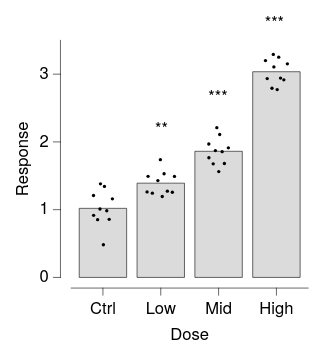

Specify this chart in Vega-Lite:
### Vega-Lite specification from a JSON file in a GitHub repository (floating-point values rounded to 4 significant figures)
{"background": null, "config": {"arc": {"fill": "#DBDBDB", "fillOpacity": 1.0, "innerRadius": 25.0, "padAngle": 0.03, "stroke": "black", "strokeOpacity": 1, "strokeWidth": 0.25}, "area": {"fill": "#DBDBDB", "fillOpacity": 1.0, "stroke": "black", "strokeOpacity": 1, "strokeWidth": 0.25}, "axis": {"domain": true, "domainCap": "round", "domainColor": "black", "domainWidth": 0.25, "grid": false, "gridCap": "round", "gridColor": "#F1F1F1", "gridDash": [0, 0], "gridOpacity": 1.0, "gridWidth": 0.25, "labelColor": "black", "labelFont": "Helvetica Neue, HelveticaNeue, Helvetica, Arial, sans-serif", "labelFontSize": 7, "labelFontStyle": "normal", "labelFontWeight": 400, "offset": 4.5, "ticks": true, "tickCap": "round", "tickColor": "black", "tickRound": false, "tickSize": 3, "tickWidth": 0.25, "titleColor": "black", "titleFont": "Helvetica Neue, HelveticaNeue, Helvetica, Arial, sans-serif", "titleFontSize": 7, "titleFontStyle": "normal", "titleFontWeight": 400}, "axisX": {"domain": true, "labelAlign": "center", "labelAngle": 0, "labels": true, "ticks": true, "translate": 0}, "axisY": {"domain": true, "labelAlign": "right", "labelAngle": 0, "labels": true, "ticks": true, "translate": 0}, "axisRight": {"domain": true, "labelAlign": "left", "labelAngle": 0, "labels": true, "ticks": true, "translate": 0}, "axisTop": {"domain": true, "labelAlign": "center", "labelAngle": 0, "labels": true, "ticks": true, "translate": 0}, "axisBand": {"tickOffset": 0}, "bar": {"fill": "#DBDBDB", "fillOpacity": 1.0, "stroke": "black", "strokeOpacity": 1, "strokeWidth": 0.25}, "boxplot": {"size": 9.0, "ticks": {"cornerRadius": 0.25, "fill": "black", "opacity": 1, "size": 4.5, "thickness": 0.25}, "box": {"fillOpacity": 1.0, "stroke": "black", "strokeOpacity": 1, "strokeWidth": 0.25}, "median": {"cornerRadius": 0, "fill": "black", "fillOpacity": 1.0, "opacity": 1, "size": 9.0, "thickness": 0.25}, "rule": {"fill": "black", "fillOpacity": 1.0, "size": 10.0, "stroke": "black", "strokeDash": [0, 0], "strokeOpacity": 1, "strokeWidth": 0.25}, "outliers": {"color": "black", "fill": "black", "fillOpacity": 1.0, "size": 0, "stroke": "black", "strokeOpacity": 1, "strokeWidth": 0.25}}, "circle": {"fill": "black", "fillOpacity": 1.0, "size": 1.25, "stroke": null, "strokeOpacity": 1, "strokeWidth": 0.25}, "errorband": {"band": {"fillOpacity": 0.6, "stroke": null, "strokeWidth": 0.25, "strokeOpacity": 1}, "borders": {"opacity": 0, "strokeOpacity": 0.25, "strokeWidth": 1}}, "errorbar": {"opacity": 1, "rule": {"strokeDash": [0, 0], "strokeWidth": 0.25}, "ticks": {"color": "black", "cornerRadius": 0.125, "opacity": 1, "size": 6.0, "thickness": 0.25}, "thickness": 0.25}, "font": "Helvetica Neue, HelveticaNeue, Helvetica, Arial, sans-serif", "geoshape": {"fill": "#DBDBDB", "fillOpacity": 1.0, "stroke": "black", "strokeOpacity": 1, "strokeWidth": 0.25}, "header": {"labelColor": "black", "labelFont": "Helvetica Neue, HelveticaNeue, Helvetica, Arial, sans-serif", "labelFontSize": 7, "labelFontStyle": "normal", "labelFontWeight": 400, "titleColor": "black", "titleFont": "Helvetica Neue, HelveticaNeue, Helvetica, Arial, sans-serif", "titleFontSize": 7, "titleFontStyle": "normal", "titleFontWeight": 400, "titlePadding": 0}, "legend": {"disable": false, "offset": 4.5, "titlePadding": 4, "labelOffset": 2, "gradientLabelOffset": 2, "gradientLength": 50.0, "gradientThickness": 5.0, "gradientOpacity": 1.0, "gradientStrokeColor": "black", "gradientStrokeWidth": 0.25, "labelColor": "black", "labelFont": "Helvetica Neue, HelveticaNeue, Helvetica, Arial, sans-serif", "labelFontSize": 7, "labelFontStyle": "normal", "labelFontWeight": 400, "strokeColor": "black", "strokeWidth": 0, "symbolSize": 42, "symbolStrokeColor": "black", "symbolStrokeWidth": 0.25, "titleColor": "black", "titleFont": "Helvetica Neue, HelveticaNeue, Helvetica, Arial, sans-serif", "titleFontSize": 7, "titleFontStyle": "normal", "titleFontWeight": 400}, "line": {"color": "black", "stroke": "black", "strokeCap": "butt", "strokeDash": [0, 0], "strokeOpacity": 1, "strokeWidth": 0.5}, "point": {"filled": true, "fill": "#DBDBDB", "fillOpacity": 1.0, "size": 5.0, "stroke": "black", "strokeOpacity": 1, "strokeWidth": 0.25}, "range": {"category": ["#B2B2B2", "#4A7CD3", "#008542", "#664CAF", "#509F98", "#636363", "#284F93", "#005226", "#382864", "#285753"], "diverging": {"scheme": ["#443E60", "#5F597E", "#7C759B", "#9994B6", "#B7B4CC", "#D6D5DC", "#F6F6F6", "#D1DAD9", "#A4C2BF", "#7AA9A4", "#578E89", "#37736E", "#1B5954"]}, "heatmap": {"scheme": ["#440154", "#472270", "#433E82", "#38598C", "#2C728E", "#238A8D", "#24A086", "#39B578", "#5DC862", "#96D646", "#CAE02D", "#FDE724"]}, "ordinal": {"scheme": ["#F1F1F1", "#DBDBDB", "#C6C6C6", "#B2B2B2", "#9D9D9D", "#898989", "#767676", "#636363", "#515151", "#404040", "#2F2F2F", "#1F1F1F"]}, "ramp": {"scheme": ["#440154", "#472270", "#433E82", "#38598C", "#2C728E", "#238A8D", "#24A086", "#39B578", "#5DC862", "#96D646", "#CAE02D", "#FDE724"]}}, "rule": {"color": "black", "stroke": "black", "strokeCap": "round", "strokeDash": [2, 2], "strokeOpacity": 1, "strokeWidth": 0.25}, "scale": {"barBandPaddingInner": 0.1, "rectBandPaddingInner": 0, "tickBandPaddingInner": 0.1, "bandPaddingOuter": 0.1, "bandWithNestedOffsetPaddingInner": 0.2, "bandWithNestedOffsetPaddingOuter": 0.2, "offsetBandPaddingInner": 0, "offsetBandPaddingOuter": 0, "round": false}, "rect": {"fill": "#DBDBDB", "fillOpacity": 1.0, "stroke": "black", "strokeOpacity": 1, "strokeWidth": 0.25}, "square": {"fill": "#DBDBDB", "fillOpacity": 1.0, "size": 10.0, "stroke": "black", "strokeOpacity": 1, "strokeWidth": 0.25}, "text": {"color": "black", "font": "Helvetica Neue, HelveticaNeue, Helvetica, Arial, sans-serif", "fontSize": 7, "fontStyle": "normal", "fontWeight": 400}, "tick": {"color": "black", "cornerRadius": 0.125, "opacity": 1.0, "size": 9.0, "thickness": 0.25}, "title": {"anchor": "middle", "frame": "group", "color": "black", "font": "Helvetica Neue, HelveticaNeue, Helvetica, Arial, sans-serif", "fontSize": 7, "fontStyle": "normal", "fontWeight": 400, "subtitleColor": "black", "subtitleFont": "Helvetica Neue, HelveticaNeue, Helvetica, Arial, sans-serif", "subtitleFontSize": "Helvetica Neue, HelveticaNeue, Helvetica, Arial, sans-serif", "subtitleFontStyle": "normal", "subtitleFontWeight": 400}, "trail": {"color": "black", "opacity": 1, "size": 0.5}, "view": {"continuousWidth": 100, "continuousHeight": 100, "discreteWidth": 100, "discreteHeight": 100, "fill": null, "stroke": null, "strokeWidth": 0.25}}, "layer": [{"mark": {"type": "bar", "size": 20.0}, "encoding": {"x": {"field": "dose", "sort": ["Ctrl", "Low", "Mid", "High"], "title": "Dose", "type": "nominal"}, "y": {"aggregate": "mean", "field": "response", "title": "Response", "type": "quantitative"}}}, {"mark": {"type": "circle", "size": 2}, "encoding": {"x": {"field": "dose", "sort": ["Ctrl", "Low", "Mid", "High"], "title": "Dose", "type": "nominal"}, "xOffset": {"field": "quasirandom_x", "scale": {"domain": [-6.84, 6.84]}, "type": "quantitative"}, "y": {"field": "response", "type": "quantitative"}}}, {"layer": [{"data": {"values": [{"y": 1.739, "label": "**", "__dysonsphere__": 1}]}, "mark": {"type": "text", "align": "center", "baseline": "bottom", "dy": -10.0, "fontSize": 7}, "encoding": {"text": {"field": "label", "type": "nominal"}, "x": {"value": 38.1}, "y": {"field": "y", "type": "quantitative"}}}, {"data": {"values": [{"y": 2.211, "label": "***", "__dysonsphere__": 1}]}, "mark": {"type": "text", "align": "center", "baseline": "bottom", "dy": -10.0, "fontSize": 7}, "encoding": {"text": {"field": "label", "type": "nominal"}, "x": {"value": 61.9}, "y": {"field": "y", "type": "quantitative"}}}, {"data": {"values": [{"y": 3.292, "label": "***", "__dysonsphere__": 1}]}, "mark": {"type": "text", "align": "center", "baseline": "bottom", "dy": -10.0, "fontSize": 7}, "encoding": {"text": {"field": "label", "type": "nominal"}, "x": {"value": 85.71}, "y": {"field": "y", "type": "quantitative"}}}], "name": "__dysonsphere_8b8141bb5db324c2_35"}], "data": {"name": "data-107881c97ce83a8aa5e9de0b22f17440"}, "$schema": "https://vega.github.io/schema/vega-lite/v6.4.1.json", "datasets": {"data-107881c97ce83a8aa5e9de0b22f17440": [{"dose": "Ctrl", "response": 1.01, "quasirandom_x": -0.7785}, {"dose": "Ctrl", "response": 1.381, "quasirandom_x": -0.6519}, {"dose": "Ctrl", "response": 1.343, "quasirandom_x": 0.399}, {"dose": "Ctrl", "response": 0.8571, "quasirandom_x": 1.643}, {"dose": "Ctrl", "response": 0.9166, "quasirandom_x": -2.445}, {"dose": "Ctrl", "response": 0.8523, "quasirandom_x": -1.399}, {"dose": "Ctrl", "response": 1.16, "quasirandom_x": 2.484}, {"dose": "Ctrl", "response": 0.9843, "quasirandom_x": 1.005}, {"dose": "Ctrl", "response": 1.209, "quasirandom_x": -2.484}, {"dose": "Ctrl", "response": 0.4827, "quasirandom_x": 0.1128}, {"dose": "Low", "response": 1.739, "quasirandom_x": -0.1048}, {"dose": "Low", "response": 1.273, "quasirandom_x": 1.73}, {"dose": "Low", "response": 1.491, "quasirandom_x": 3.6}, {"dose": "Low", "response": 1.262, "quasirandom_x": -3.6}, {"dose": "Low", "response": 1.194, "quasirandom_x": 0.392}, {"dose": "Low", "response": 1.43, "quasirandom_x": -0.762}, {"dose": "Low", "response": 1.531, "quasirandom_x": 0.8723}, {"dose": "Low", "response": 1.243, "quasirandom_x": -2.21}, {"dose": "Low", "response": 1.257, "quasirandom_x": 3.043}, {"dose": "Low", "response": 1.492, "quasirandom_x": -3.34}, {"dose": "Mid", "response": 1.856, "quasirandom_x": 0.935}, {"dose": "Mid", "response": 1.676, "quasirandom_x": -1.418}, {"dose": "Mid", "response": 2.211, "quasirandom_x": -0.4617}, {"dose": "Mid", "response": 1.912, "quasirandom_x": 2.569}, {"dose": "Mid", "response": 1.562, "quasirandom_x": 0.0429}, {"dose": "Mid", "response": 1.872, "quasirandom_x": -0.8404}, {"dose": "Mid", "response": 1.969, "quasirandom_x": -2.569}, {"dose": "Mid", "response": 1.766, "quasirandom_x": -2.548}, {"dose": "Mid", "response": 1.682, "quasirandom_x": 1.528}, {"dose": "Mid", "response": 2.11, "quasirandom_x": 0.286}, {"dose": "High", "response": 3.251, "quasirandom_x": 0.6013}, {"dose": "High", "response": 2.935, "quasirandom_x": -2.42}, {"dose": "High", "response": 2.792, "quasirandom_x": -1.168}, {"dose": "High", "response": 3.108, "quasirandom_x": -0.6679}, {"dose": "High", "response": 3.201, "quasirandom_x": -2.878}, {"dose": "High", "response": 2.916, "quasirandom_x": 1.949}, {"dose": "High", "response": 3.153, "quasirandom_x": 2.878}, {"dose": "High", "response": 3.292, "quasirandom_x": -0.8196}, {"dose": "High", "response": 2.942, "quasirandom_x": 1.075}, {"dose": "High", "response": 2.772, "quasirandom_x": 0.2021}]}}
